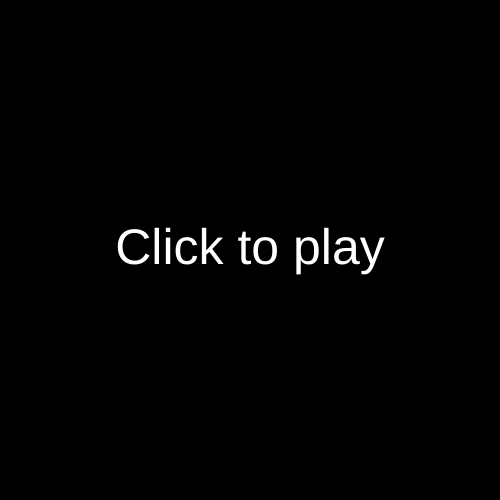
Frame 1 (no input)
Frame 60 (no input): identical to frame 1, image omitted
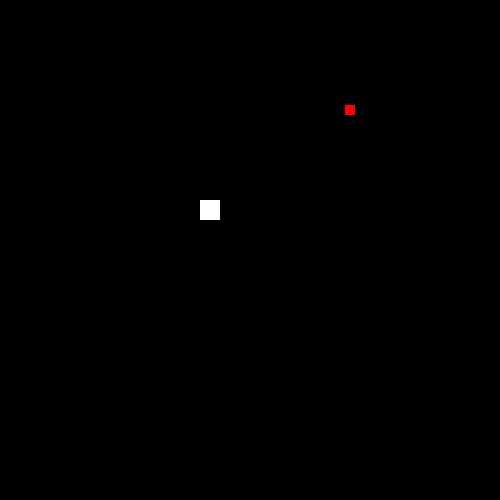
Frame 120 (the mouse pressed at the canvas centre since frame 60)

The p5.js sketch that drew these frames (run headless with seeded random() and noise() and a simulated clock; from frame 60 on, the mouse is pressed at the canvas centre):

// p5.js sketch
// ── sketch.js
let boardWidth = 25, boardHeight = 25;
let tileWidth = 20;
let snake;
let food;
let screen = 0;
let speed = 10;
let frame = 60 / speed - 1;
let direction = 0;
let score = 0;

function setup() {
    createCanvas(boardWidth * tileWidth, boardHeight * tileWidth);
    snake = [[10, 10]];
    noStroke();
    textAlign(CENTER, CENTER);
    textSize(50);
    frameRate(60);
}

function createFood() {
    let flag = false;
    while (!flag) {
        let point = [int(random(0, boardWidth)), int(random(0, boardHeight))];
        if (!snake.includes(point)) {
            food = point;
            flag = true;
        }
    }
}

function restart() {
    snake = [[10, 10]];
    direction = 0;
    score = 0;
    createFood();
}

function mousePressed() {
    if (screen == 0 || screen == 2) {
        restart();
        screen = 1;
    }
}

function keyPressed() {
    if (key == 'w' && direction != 2) {
        direction = 1;
    } else if (key == 's' && direction != 1) {
        direction = 2;
    } else if (key == 'a' && direction != 4) {
        direction = 3;
    } else if (key == 'd' && direction != 3) {
        direction = 4;
    }
}

function drawBoard() {
    fill(255);
    snake.forEach(function(tile) {
        rect(tile[0] * tileWidth, tile[1] * tileWidth, tileWidth, tileWidth);
    });
    fill(255, 0, 0);
    rect(food[0] * tileWidth + tileWidth / 4, food[1] * tileWidth + tileWidth / 4, tileWidth / 2, tileWidth / 2);
}

function gameLogic() {
    if (direction != 0) {
        let prev_head = snake[snake.length - 1];
        let new_head;
        if (direction == 1) {
            new_head = [prev_head[0], prev_head[1] - 1];
            if (new_head[1] < 0) {
                screen = 2;
                return;
            }
        } else if (direction == 2) {
            new_head = [prev_head[0], prev_head[1] + 1];
            if (new_head[1] >= boardHeight) {
                screen = 2;
                return;
            }
        } else if (direction == 3) {
            new_head = [prev_head[0] - 1, prev_head[1]];
            if (new_head[0] < 0) {
                screen = 2;
                return;
            }
        } else {
            new_head = [prev_head[0] + 1, prev_head[1]];
            if (new_head[0] >= boardWidth) {
                screen = 2;
                return;
            }
        }
        if (new_head[0] == food[0] && new_head[1] == food[1]) {
            score += 1;
            createFood();
        } else {
            snake.shift();
        }
        snake.forEach(function(tile) {
            if (tile[0] == new_head[0] && tile[1] == new_head[1]) {
                screen = 2;
                return;
            }
        });
        snake.push(new_head);
    }
}

function draw() {
    background(0);
    fill(255);
    if (screen == 0) {
        fill(255);
        text("Click to play", width / 2, height / 2);
    } else if (screen == 1) {
        drawBoard();
        frame += 1;
        if (frame == 60 / speed) {
            frame = 0;
            gameLogic();
        }
    } else if (screen == 2) {
        text("Game Over\nScore: " + str(score) + "\nClick to play", width / 2, height / 2);
    }
}
